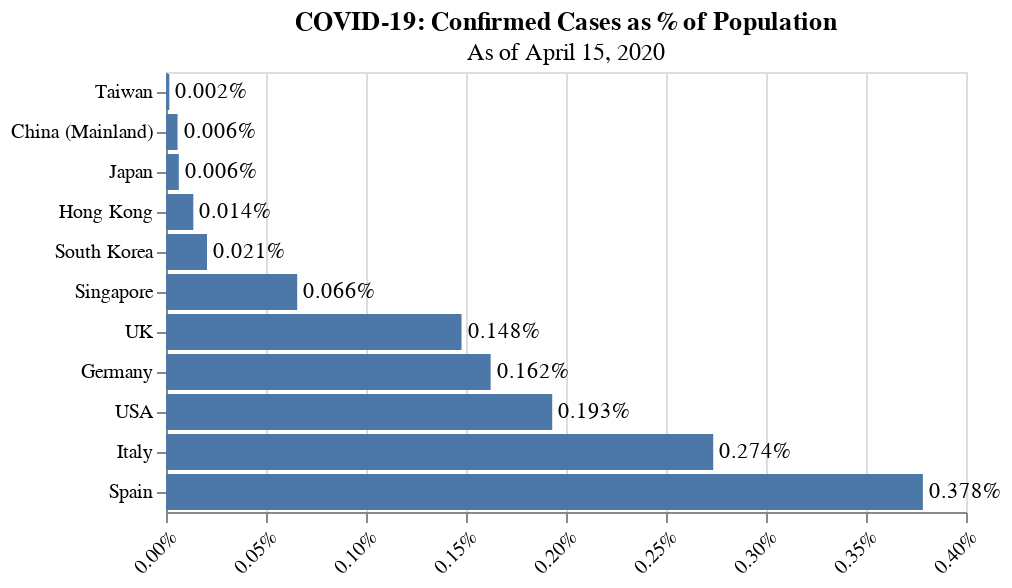

Write notebook code for a chart like this one.
### Code cell
# Confirmed over population
data = pd.DataFrame(list(zip(names, cop)), columns=['Region', '%'])

bars = alt.Chart(data).mark_bar().encode(
    x=alt.X("%:Q", axis=alt.Axis(format='%')),
    y=alt.Y("Region:O", sort='x')
).properties(
    title={
        "text":'COVID-19: Confirmed Cases as % of Population',
        "subtitle":'As of ' + as_of_date.strftime("%B %d, %Y")
    }
)

text = bars.mark_text(
    align='left',
    baseline='middle',
    dx=3
).encode(
    text=(
        alt.Text("%:Q", format=".3%")
    )
)

alt.layer(bars, text).configure_axisX(
    labelAngle=-45,
    title=None
).configure_axisY(
    title=None
)

### Figure 1 — Vega-Lite specification as saved in the notebook (floating-point values rounded to 4 significant figures)
{"config": {"view": {"continuousWidth": 400, "continuousHeight": 300}, "axisX": {"labelAngle": -45, "title": null}, "axisY": {"title": null}}, "layer": [{"mark": "bar", "encoding": {"x": {"type": "quantitative", "axis": {"format": "%"}, "field": "%"}, "y": {"type": "ordinal", "field": "Region", "sort": "x"}}, "title": {"text": "COVID-19: Confirmed Cases as % of Population", "subtitle": "As of April 15, 2020"}}, {"mark": {"type": "text", "align": "left", "baseline": "middle", "dx": 3}, "encoding": {"text": {"type": "quantitative", "field": "%", "format": ".3%"}, "x": {"type": "quantitative", "axis": {"format": "%"}, "field": "%"}, "y": {"type": "ordinal", "field": "Region", "sort": "x"}}, "title": {"text": "COVID-19: Confirmed Cases as % of Population", "subtitle": "As of April 15, 2020"}}], "data": {"name": "data-608846d5c250904bccfde6e6cca174fb"}, "$schema": "https://vega.github.io/schema/vega-lite/v4.8.1.json", "datasets": {"data-608846d5c250904bccfde6e6cca174fb": [{"Region": "Taiwan", "%": 1.661e-05}, {"Region": "Singapore", "%": 0.000656}, {"Region": "Hong Kong", "%": 0.0001365}, {"Region": "South Korea", "%": 0.0002051}, {"Region": "Japan", "%": 6.403e-05}, {"Region": "China (Mainland)", "%": 5.767e-05}, {"Region": "USA", "%": 0.001931}, {"Region": "Italy", "%": 0.002736}, {"Region": "Germany", "%": 0.001623}, {"Region": "Spain", "%": 0.003784}, {"Region": "UK", "%": 0.001478}]}}
